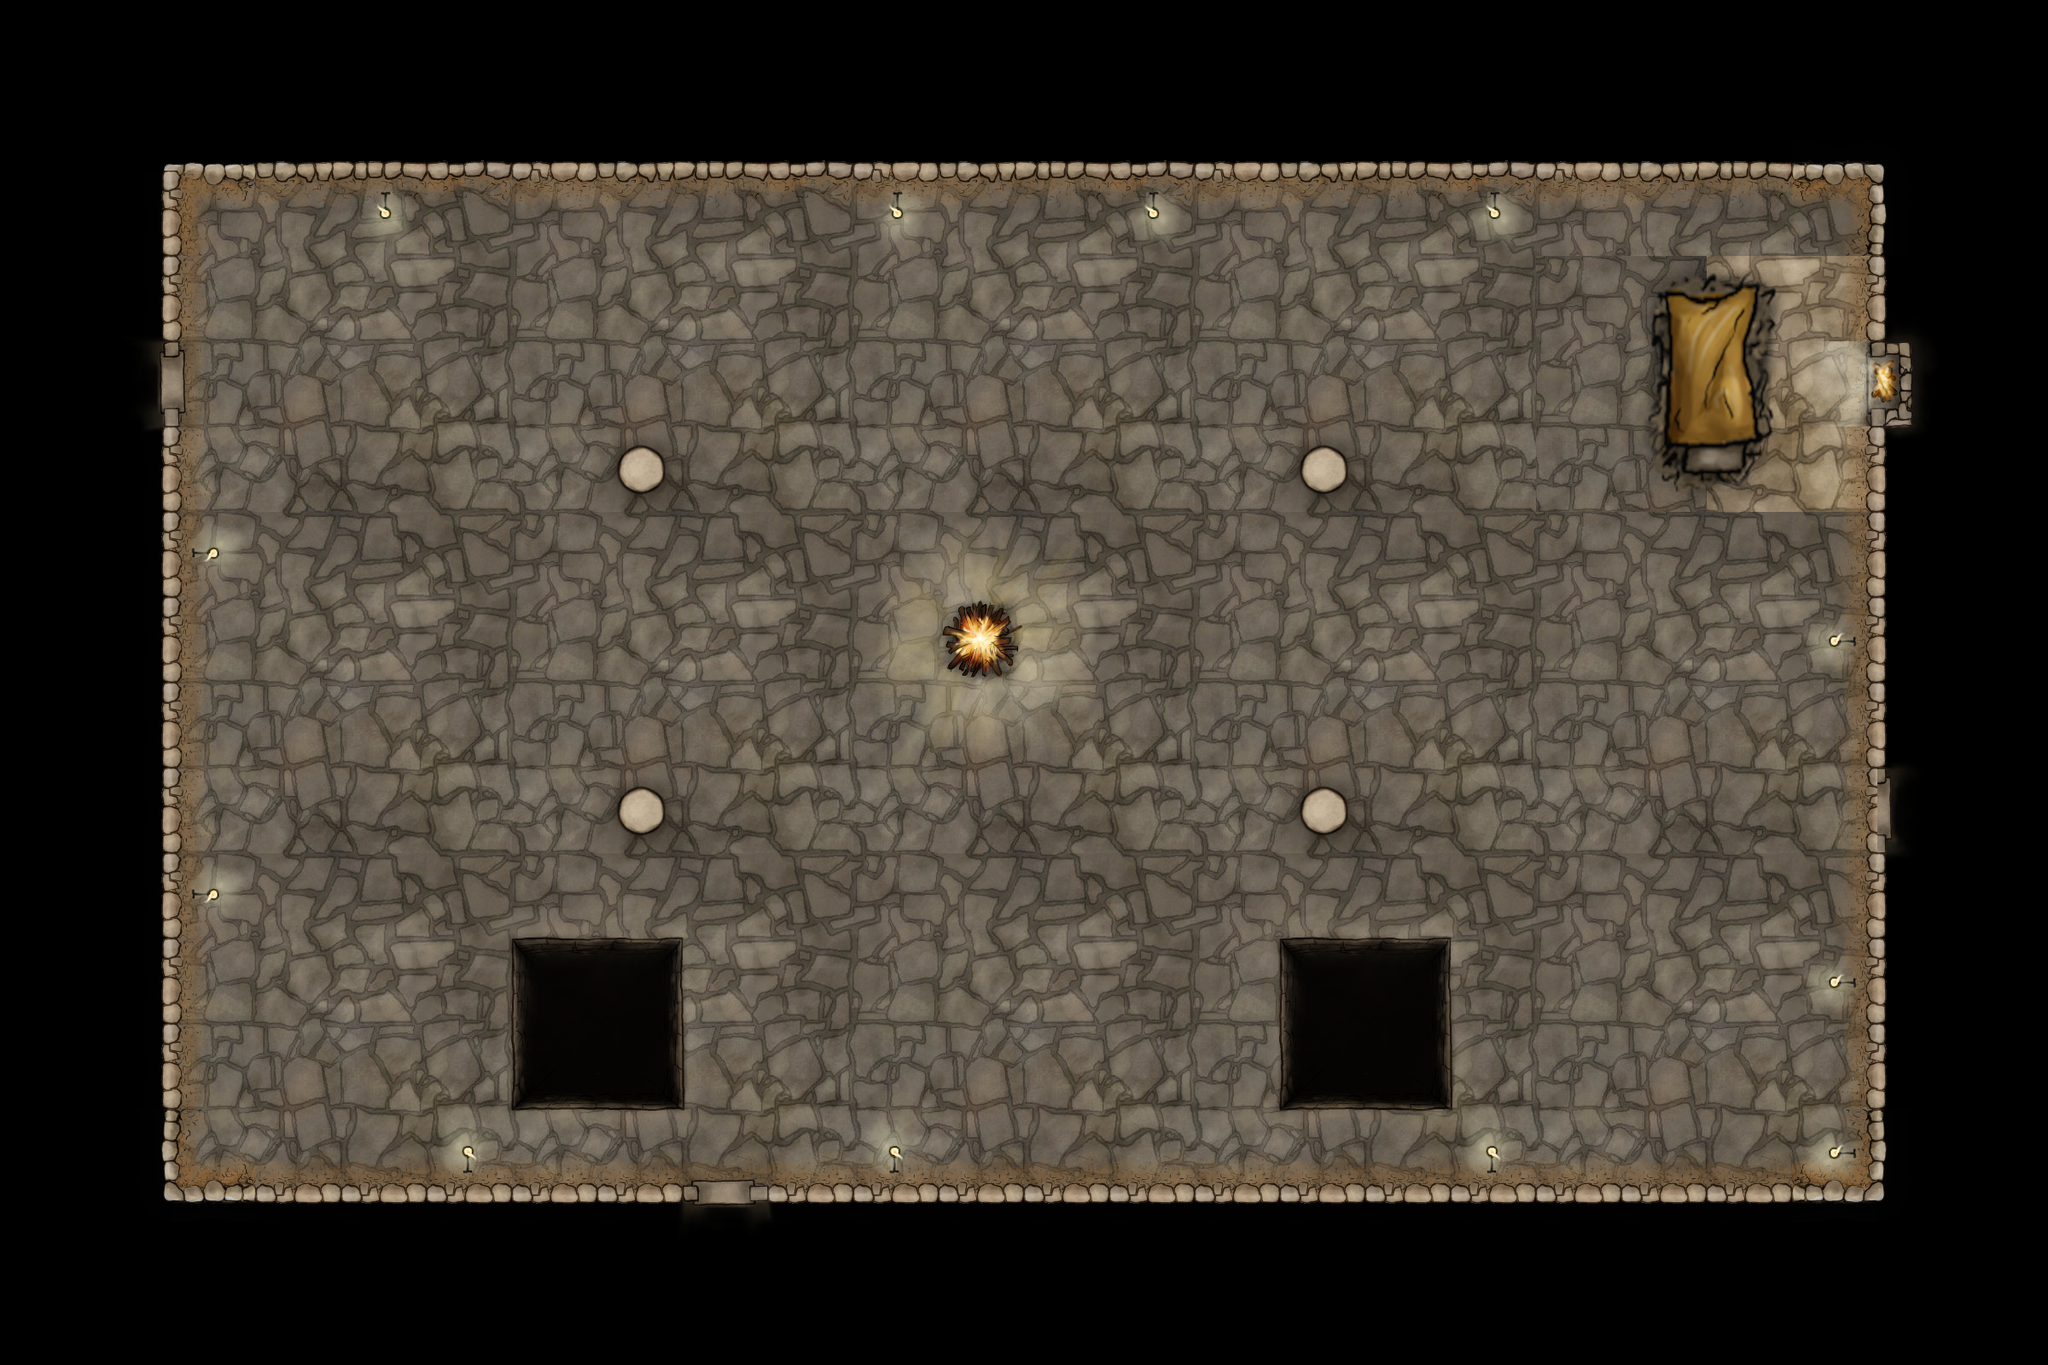

This game map was drawn from its Tiled (.tmx) file and the tilesets committed beside it. A one-line description and the trimmed map source follow:
An orthogonal 24x16 tile map with 100x100 px tiles, 5 tile layers (Floor, WallsH, WallsV, Doors_and_Objects, ...), 21 tilesets and 24 objects (24x object).

<map version="1.0" orientation="orthogonal" renderorder="right-down" width="24" height="16" tilewidth="100" tileheight="100">
 <properties>
  <property name="ambrientLight" value="0.3" />
  <property name="mapLight" value="true" />
 </properties>
 <tileset firstgid="1" name="FlagsDark" tilewidth="100" tileheight="100">
  <image source="../Torstan's100pxTiles/Background/Textures/FlagsDark.jpg" width="400" height="400" />
 </tileset>
 <tileset firstgid="17" name="Wall,4Squares" tilewidth="100" tileheight="100">
  <image source="../Torstan's100pxTiles/Background/Walls and pillars/Earth backed walls on grid lines/Wall,4Squares.png" width="600" height="200" />
 </tileset>
 <tileset firstgid="29" name="Wall,1SquareDown" tilewidth="100" tileheight="100">
  <image source="../Torstan's100pxTiles/Background/Walls and pillars/Earth backed walls on grid lines/Wall,1SquareDown.png" width="300" height="200" />
 </tileset>
 <tileset firstgid="35" name="Wall,1Square,Vertical" tilewidth="100" tileheight="100">
  <image source="../Torstan's100pxTiles/Background/Walls and pillars/Earth backed walls on grid lines/Wall,1Square,Vertical.png" width="200" height="300" />
 </tileset>
 <tileset firstgid="41" name="Wall,1Square,VerticalIz" tilewidth="100" tileheight="100">
  <image source="../Torstan's100pxTiles/Background/Walls and pillars/Earth backed walls on grid lines/Wall,1Square,VerticalIz.png" width="200" height="300" />
 </tileset>
 <tileset firstgid="47" name="OuterCorner" tilewidth="100" tileheight="100">
  <image source="../Torstan's100pxTiles/Background/Walls and pillars/Earth backed walls on grid lines/OuterCorner.png" width="300" height="300" />
 </tileset>
 <tileset firstgid="56" name="OuterCornerDL" tilewidth="100" tileheight="100">
  <image source="../Torstan's100pxTiles/Background/Walls and pillars/Earth backed walls on grid lines/OuterCornerDL.png" width="300" height="300" />
 </tileset>
 <tileset firstgid="65" name="OuterCornerDR" tilewidth="100" tileheight="100">
  <image source="../Torstan's100pxTiles/Background/Walls and pillars/Earth backed walls on grid lines/OuterCornerDR.png" width="300" height="300" />
 </tileset>
 <tileset firstgid="74" name="OuterCornerUR" tilewidth="100" tileheight="100">
  <image source="../Torstan's100pxTiles/Background/Walls and pillars/Earth backed walls on grid lines/OuterCornerUR.png" width="300" height="300" />
 </tileset>
 <tileset firstgid="83" name="Doorway,Vert" tilewidth="100" tileheight="100">
  <image source="../Torstan's100pxTiles/Background/Walls and pillars/Doorway,Vert.png" width="200" height="300" />
 </tileset>
 <tileset firstgid="89" name="Doorway" tilewidth="100" tileheight="100">
  <image source="../Torstan's100pxTiles/Background/Walls and pillars/Doorway.png" width="300" height="200" />
 </tileset>
 <tileset firstgid="95" name="Fireplace,Lit,Vert" tilewidth="100" tileheight="100">
  <image source="../Torstan's100pxTiles/Background/Walls and pillars/Fireplaces/Fireplace,Lit,Vert.png" width="200" height="300" />
 </tileset>
 <tileset firstgid="101" name="FlagsLight" tilewidth="100" tileheight="100">
  <image source="../Torstan's100pxTiles/Background/Textures/FlagsLight.jpg" width="400" height="400" />
 </tileset>
 <tileset firstgid="117" name="Chest" tilewidth="100" tileheight="100">
  <image source="../Torstan's100pxTiles/Objects/Items/Chests and barrels/Chest.png" width="100" height="100" />
 </tileset>
 <tileset firstgid="118" name="Palette3" tilewidth="100" tileheight="100">
  <image source="../Torstan's100pxTiles/Objects/Items/Beds and Bedding/Palette3.png" width="200" height="300" />
 </tileset>
 <tileset firstgid="124" name="LitBonfire,Halo" tilewidth="100" tileheight="100">
  <image source="../Torstan's100pxTiles/Objects/Lightsources/LitBonfire,Halo.png" width="300" height="300" />
 </tileset>
 <tileset firstgid="133" name="torchWithHalo" tilewidth="100" tileheight="100">
  <image source="../Torstan's100pxTiles/Objects/Lightsources/torchWithHalo.png" width="200" height="200" />
 </tileset>
 <tileset firstgid="137" name="WallCandle" tilewidth="100" tileheight="100">
  <image source="../Torstan's100pxTiles/Objects/Lightsources/WallCandle.png" width="100" height="100" />
 </tileset>
 <tileset firstgid="138" name="Pillar" tilewidth="100" tileheight="100">
  <image source="../Torstan's100pxTiles/Background/Walls and pillars/Pillar.png" width="200" height="200" />
 </tileset>
 <tileset firstgid="142" name="Pit" tilewidth="100" tileheight="100">
  <image source="../Torstan's100pxTiles/Background/Pits and Traps/Pit.png" width="400" height="400" />
 </tileset>
 <tileset firstgid="158" name="Pillar" tilewidth="100" tileheight="100">
  <tileoffset x="50" y="50" />
  <image source="../Torstan's100pxTiles/Background/Walls and pillars/Pillar.png" width="200" height="200" />
 </tileset>
 <layer name="Floor" width="24" height="16">
  <data>[384 cells, 240 non-empty, 22 distinct tile ids]</data>
 </layer>
 <layer name="WallsH" width="24" height="16">
  <data>[384 cells, 82 non-empty, 14 distinct tile ids]</data>
 </layer>
 <layer name="WallsV" width="24" height="16">
  <data>[384 cells, 54 non-empty, 16 distinct tile ids]</data>
 </layer>
 <layer name="Doors_and_Objects" width="24" height="16">
  <data>[384 cells, 64 non-empty, 36 distinct tile ids]</data>
 </layer>
 <layer name="Traps" width="24" height="16">
  <data>[384 cells, 32 non-empty, 16 distinct tile ids]</data>
 </layer>
 <objectgroup name="Atrezzo">
  <object name="Bed" type="object" x="1900" y="300" width="200" height="300" />
  <object name="Bonfire" type="object" x="1100" y="700" width="100" height="100">
   <properties>
    <property name="dancingLight" value="true" />
    <property name="dancingMinDistance" value="4" />
    <property name="dancingPeriode" value="0.1" />
    <property name="light" value="true" />
    <property name="lightColor" value="1,1,0,1" />
    <property name="lightDistance" value="5" />
   </properties>
  </object>
  <object name="Hole1" type="object" x="600" y="1100" width="200" height="200" />
  <object name="Hole2" type="object" x="1500" y="1100" width="200" height="200" />
  <object name="Pilar1" type="object" x="700" y="500" width="100" height="100" />
  <object name="Pilar2" type="object" x="1500" y="500" width="100" height="100" />
  <object name="Pilar3" type="object" x="1500" y="900" width="100" height="100" />
  <object name="Pilar4" type="object" x="700" y="900" width="100" height="100" />
  <object name="Pared1" type="object" x="200" y="500">
   <polyline points="0,0 0,900 600,900" />
  </object>
  <object name="Pared2" type="object" x="200" y="400">
   <polyline points="0,0 0,-200 2000,-200 2000,500" />
  </object>
  <object name="Pared3" type="object" x="2200" y="1000">
   <polyline points="0,0 0,400 -1300,400" />
  </object>
  <object name="Estufa" type="object" x="2200" y="400" width="41" height="98">
   <properties>
    <property name="light" value="true" />
    <property name="lightColor" value="1,1,0,1" />
    <property name="lightDistance" value="2" />
    <property name="offsetx" value="0.0" />
    <property name="offsety" value="0." />
   </properties>
  </object>
  <object name="llum1" type="object" x="2223" y="750">
   <properties>
    <property name="dancingLight" value="true" />
    <property name="dancingMinDistance" value="0.5" />
    <property name="dancingPeriode" value="0.3" />
    <property name="light" value="true" />
    <property name="lightColor" value="1,1,0,1" />
    <property name="lightDistance" value="1" />
    <property name="offsetx" value="-0.7" />
   </properties>
  </object>
  </objectgroup>
</map>
<!-- 11 of 24 objects omitted -->
